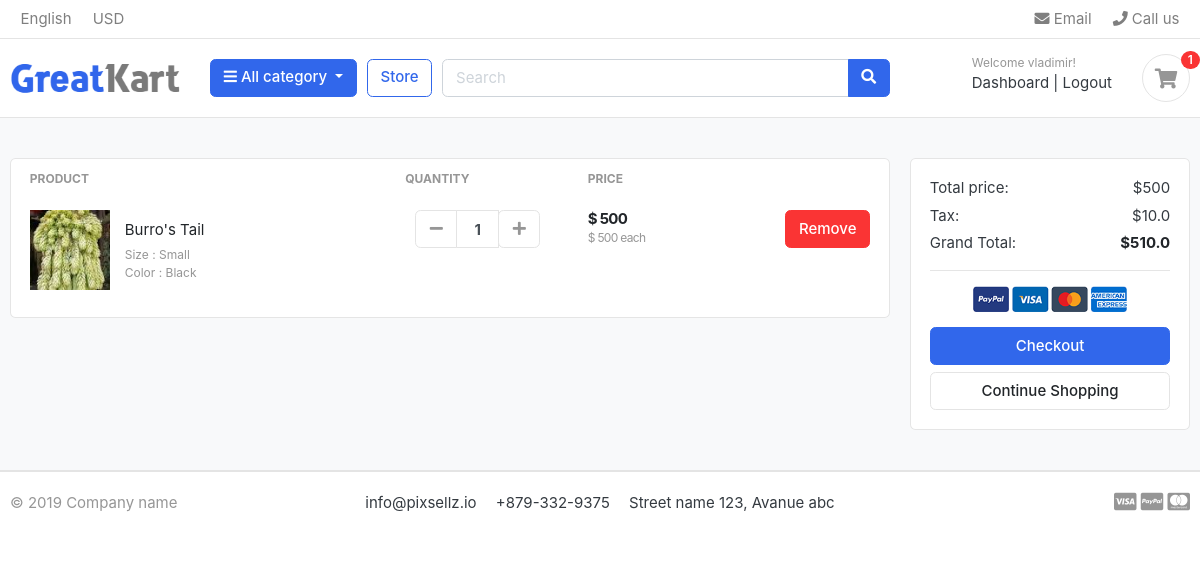
The app's page /cart/ (signed in), older data.
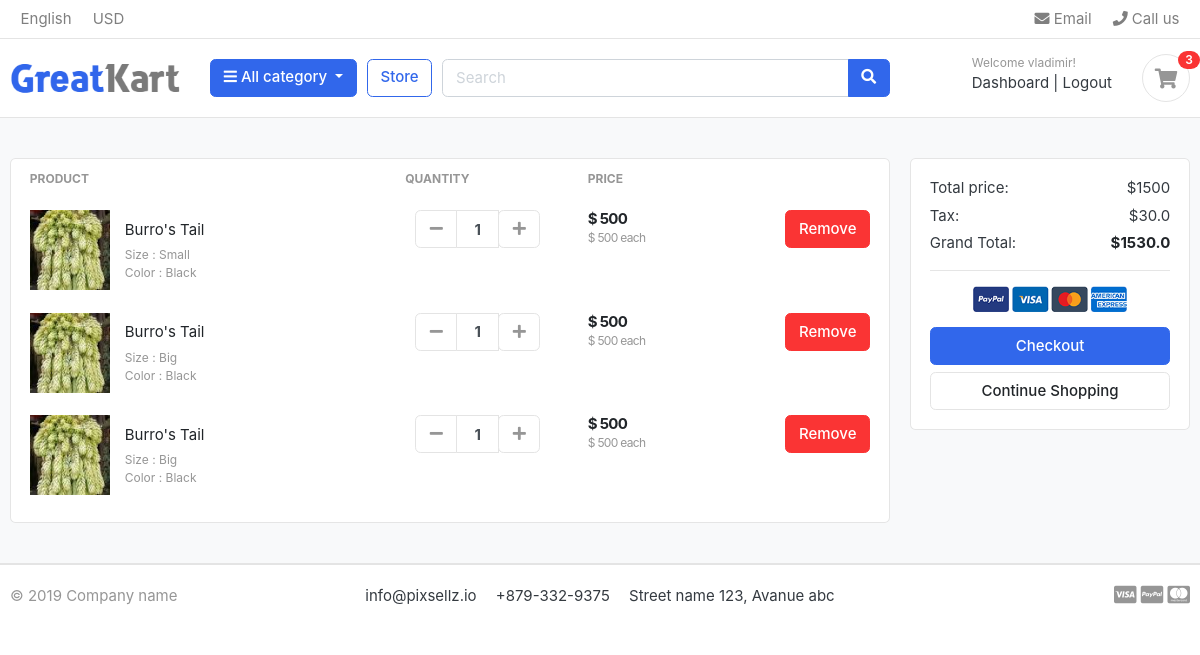
The same page, newer data.
### accounts/models.py (models this page shows, shortened)
class Account(AbstractBaseUser):
    first_name=models.CharField(max_length=50)
    last_name=models.CharField(max_length=50)
    username=models.CharField(max_length=50, unique=True)
    email=models.EmailField(max_length=100, unique=True)
    phone_number=models.CharField(max_length=50)
    date_joined=models.DateTimeField(auto_now_add=True)
    last_login=models.DateTimeField(auto_now_add=True)
    is_admin=models.BooleanField(default=False)
    is_staff=models.BooleanField(default=False)
    is_active=models.BooleanField(default=False)
    is_superadmin=models.BooleanField(default=False)
    USERNAME_FIELD= 'email'
    REQUIRED_FIELDS=['username','first_name','last_name']
    objects=MyAccountManager()

### carts/models.py (models this page shows, shortened)
class CartItem (models.Model):
    user    = models.ForeignKey(Account, on_delete=models.CASCADE, null =True)
    product =  models.ForeignKey(Product, on_delete=models.CASCADE)
    variations = models.ManyToManyField(Variation, blank=True)#many products many variations
    cart    =  models.ForeignKey(Cart, on_delete=models.CASCADE)
    quantity=  models.IntegerField()
    is_active= models.BooleanField(default=True)
    def sub_total(self):
        return self.product.price * self.quantity

### store/models.py (models this page shows, shortened)
class Product(models.Model):
    product_name    =   models.CharField(max_length=200, unique=True)
    slug            =   models.SlugField(max_length=200, unique=True)
    description     =   models.TextField(max_length=500, blank=True)
    price           =   models.IntegerField()
    images          =   models.ImageField(upload_to='photos/products')
    stock           =   models.IntegerField()
    is_available    =   models.BooleanField(default=True)
    category        =   models.ForeignKey(Category,on_delete=models.CASCADE)
    created_date    =   models.DateTimeField(auto_now_add=True)
    modified_date   =   models.DateTimeField(auto_now=True)
    def get_url(self):
        return reverse('product_detail', args=[self.category.slug, self.slug])

class Variation(models.Model):
    product                 = models.ForeignKey(Product, on_delete=models.CASCADE)
    variation_category      = models.CharField(max_length=200, choices = variation_category_choice)
    variation_value         = models.CharField(max_length=100)
    is_active               = models.BooleanField(default=True)
    created_date            = models.DateTimeField(auto_now=True)
    objects = VariationManager()

### carts/views.py (the view)
# urls.py: path('', views.cart, name='cart'),
def cart(request, total=0, quantity=0, cart_items=None):
    try:
        tax=0
        grand_total=0
        if request.user.is_authenticated:
            cart_items=CartItem.objects.filter(user=request.user,is_active=True)
        else:
            cart  =  Cart.objects.get(cart_id=_cart_id(request))
            cart_items = CartItem.objects.filter(cart=cart,is_active=True)
        for cart_item in  cart_items:
            total += (cart_item.product.price * cart_item.quantity)
            quantity+= cart_item.quantity
        tax         =(2*total)/100
        grand_total  = total + tax
    except ObjectDoesNotExist:
        pass # just ignore it
    context ={
        'total'          :total,
        'quantity'      :quantity,
        'cart_items'    : cart_items,
        'tax'           : tax,
        'grand_total'   : grand_total,
    }
    return render(request, 'store/cart.html', context)

### templates/store/cart.html (shortened to what this page needs)
{% extends 'base.html' %}
{%load static%}
{%block content%}
<section class="section-content padding-y bg">
    <div class="container">
    {% if not cart_items %}
    <h2 class="text-center">Your Shopping Cart is Empty! </h2>
    <br>
    <div class="text-center">
         <a href = "{% url 'store' %}" class= "btn btn-primary"> Continue Shopping </a>
    </div>
    {%else%}
    <div class="row">
        <aside class="col-lg-9">
            <div class="card">
                <table class="table table-borderless table-shopping-cart">
                    <thead class="text-muted">
                        <tr class="small text-uppercase">
                            <th scope="col">Product</th>
                            <th scope="col" width="120">Quantity</th>
                            <th scope="col" width="120">Price</th>
                            <th scope="col" class="text-right" width="200"> </th>
                         </tr>
                    </thead>
                    <tbody>
                        {% for cart_item in cart_items %}
                        <tr>
                           <td>
                                <figure class="itemside align-items-center">
                                     <div class="aside">
                                        <img src="{{ cart_item.product.images.url }}" class="img-sm">
                                    </div>
                                    <figcaption class="info">
                                        <a href="{{  cart_item.product.get_url }}" class="title text-dark">{{cart_item.product.product_name }}</a>
                                        <p class="text-muted small">
                                            {% if cart_item.variations.all %}
                                            {% for item in cart_item.variations.all %}
                                              {{ item.variation_category | capfirst }}  : {{ item.variation_value | capfirst }} <br>
                                            {% endfor %}
                                            {% endif %}
                                         </p>
                                    </figcaption>
                                </figure>
                            </td>
                            <td>
                        <div class="col">
                            <div class="input-group input-spinner">
                                <div class="input-group-prepend">
                                <a href = "{% url 'remove_cart' cart_item.product.id cart_item.id %}" class="btn btn-light" type="button" id="button-plus"> <i class="fa fa-minus"></i></a>
                                </div>
                                <input type="text" class="form-control"  value="{{ cart_item.quantity }}">
                                <div class="input-group-append">
                                    <form action="{% url 'add_cart' cart_item.product.id %}" method="POST">
                                        <button class = "btn btn-light" type="submit" id="button-minus"><i class="fa fa-plus"></i> </button>
                                    </form>
                                </div>
                            </div>
                        </div>
        </td>
        <td>
            <div class="price-wrap">
                <var class="price">$ {{ cart_item.sub_total }}</var>
                <small class="text-muted"> $ {{ cart_item.product.price }} each </small>
            </div>
        </td>
        <td class="text-right">
        <a href="{% url 'remove_cart_item' cart_item.product.id cart_item.id %}" onclick="return confirm('Are you sure?')" class="btn btn-danger"> Remove</a>
        </td>
    </tr>
        {%endfor%}
    </tbody>
    </table>
    </div>
        </aside>
        <aside class="col-lg-3">
            <div class="card">
            <div class="card-body">
                <dl class="dlist-align">
                  <dt>Total price:</dt>
                  <dd class="text-right">${{total}}</dd>
                </dl>
                <dl class="dlist-align">
                  <dt>Tax:</dt>
                  <dd class="text-right"> ${{tax}}</dd>
                </dl>
                <dl class="dlist-align">
                  <dt>Grand Total:</dt>
                  <dd class="text-right text-dark b"><strong>${{grand_total}}</strong></dd>
                </dl>
                <hr>
                <p class="text-center mb-3">
                    <img src="{%static './images/misc/payments.png'%}" height="26">
                </p>
                <a href="./place-order.html" class="btn btn-primary btn-block"> Checkout </a>
                <a href="{%url 'store'%}" class="btn btn-light btn-block">Continue Shopping</a>
            </div>
            </div>
    </aside>
    </div>
    {%endif%}
    </div>
    </section>
    {% endblock %}

### templates/base.html (shortened to what this page needs)
{% load static %}
{% load livereload_tags %}
<!DOCTYPE HTML>
<html lang="en">
<head>
<link href="{% static 'css/bootstrap.css'%}" rel="stylesheet" type="text/css"/>
<link href="{% static 'fonts/fontawesome/css/all.min.css' %}" type="text/css" rel="stylesheet">
<link href="{% static 'css/ui.css' %}" rel="stylesheet" type="text/css"/>
<link href="{% static 'css/responsive.css' %}" rel="stylesheet" media="only screen and (max-width: 1200px)" />
</head>
<body>
{% include 'includes/navbar.html' %}
    {% block content %}{% endblock %}
    {% include 'includes/footer.html' %}

### templates/includes/navbar.html (shortened to what this page needs)
{% load static %}
<header class="section-header">
    <nav class="navbar p-md-0 navbar-expand-sm navbar-light border-bottom">
    <div class="container">
      <div class="collapse navbar-collapse" id="navbarTop4">
        <ul class="navbar-nav mr-auto">
            <li class="nav-item dropdown">
                 <a href="#" class="nav-link">   English </a>
            </li>
            <li class="nav-item dropdown">
                <a href="#" class="nav-link"> USD </a>
            </li>
        </ul>
        <ul class="navbar-nav">
            <li><a href="#" class="nav-link"> <i class="fa fa-envelope"></i> Email </a></li>
            <li><a href="#" class="nav-link"> <i class="fa fa-phone"></i> Call us </a></li>
        </ul>
      </div>
    </div>
    </nav>
    <section class="header-main border-bottom">
        <div class="container">
    <div class="row align-items-center">
        <div class="col-lg-2 col-md-3 col-6">
            <a href="{%url 'home'%}" class="brand-wrap">
                <img class="logo" src="{% static '/images/logo.png'  %}">
            </a>
        </div>
        <div class="col-lg col-sm col-md col-6 flex-grow-0">
            <div class="category-wrap dropdown d-inline-block float-right">
                <button type="button" class="btn btn-primary dropdown-toggle" data-toggle="dropdown">
                    <i class="fa fa-bars"></i> All category
                </button>
            </div>
        </div>
        <a href="{% url 'store' %}" class="btn btn-outline-primary">Store</a>
        <div class="col-lg  col-md-6 col-sm-12 col">
            <form action="#" class="search">
                <div class="input-group w-100">
                    <input type="text" class="form-control" style="width:60%;" placeholder="Search">
                    <div class="input-group-append">
                      <button class="btn btn-primary" type="submit">
                        <i class="fa fa-search"></i>
                      </button>
                    </div>
                </div>
            </form>
        </div>
        <div class="col-lg-3 col-sm-6 col-8 order-2 order-lg-3">
                    <div class="d-flex justify-content-end mb-3 mb-lg-0">
                       {%if user.id is None %}
                        <div class="widget-header">
                            <small class="title text-muted">Welcome guest!</small>
                            <div>
                                <a href="{% url 'login' %}">Sign in</a> <span class="dark-transp"> | </span>
                                <a href="{% url 'register' %}"> Register</a>
                            </div>
                        </div>
                        {% else %}
                        <div class="widget-header">
                            <small class="title text-muted">Welcome {{user.first_name}}!</small>
                            <div>
                                <a href="{% url 'dashboard' %}">Dashboard</a> <span class="dark-transp"> | </span>
                                <a href="{% url 'logout' %}"> Logout</a>
                            </div>
                        </div>
                        {% endif %}
                        <a href="{% url 'cart' %}" class="widget-header pl-3 ml-3">
                            <div class="icon icon-sm rounded-circle border"><i class="fa fa-shopping-cart"></i></div>
                            <span class="badge badge-pill badge-danger notify">{{cart_count}}</span>
                        </a>
                    </div>
                </div>
    </div>
        </div>
    </section>
    </header>

### templates/includes/footer.html
<footer class="section-footer border-top">
	<div class="container">
		<section class="footer-bottom border-top row">
			<div class="col-md-2">
				<p class="text-muted"> &copy 2019 Company name </p>
			</div>
			<div class="col-md-8 text-md-center">
				<span  class="px-2">info@pixsellz.io</span>
				<span  class="px-2">+879-332-9375</span>
				<span  class="px-2">Street name 123, Avanue abc</span>
			</div>
			<div class="col-md-2 text-md-right text-muted">
				<i class="fab fa-lg fa-cc-visa"></i>
				<i class="fab fa-lg fa-cc-paypal"></i>
				<i class="fab fa-lg fa-cc-mastercard"></i>
			</div>
		</section>
	</div>
</footer>

Row changes from the older to the newer data that the page shows:
added CartItem: product.images (picture), product.product_name "Burro's Tail", quantity "1", sub_total "500", product.price "500", Variation (variation_category "Color", variation_value "Black")
now on this page (row unchanged): Variation: variation_category "Size", variation_value "Big"
added CartItem: product.images (picture), product.product_name "Burro's Tail", quantity "1", sub_total "500", product.price "500", Variation (variation_category "Color", variation_value "Black")
Text that changed along with them:
{{ cart_count }}: "1" → "3"
{{ total }}: "500" → "1500"
{{ tax }}: "10.0" → "30.0"
{{ grand_total }}: "510.0" → "1530.0"
